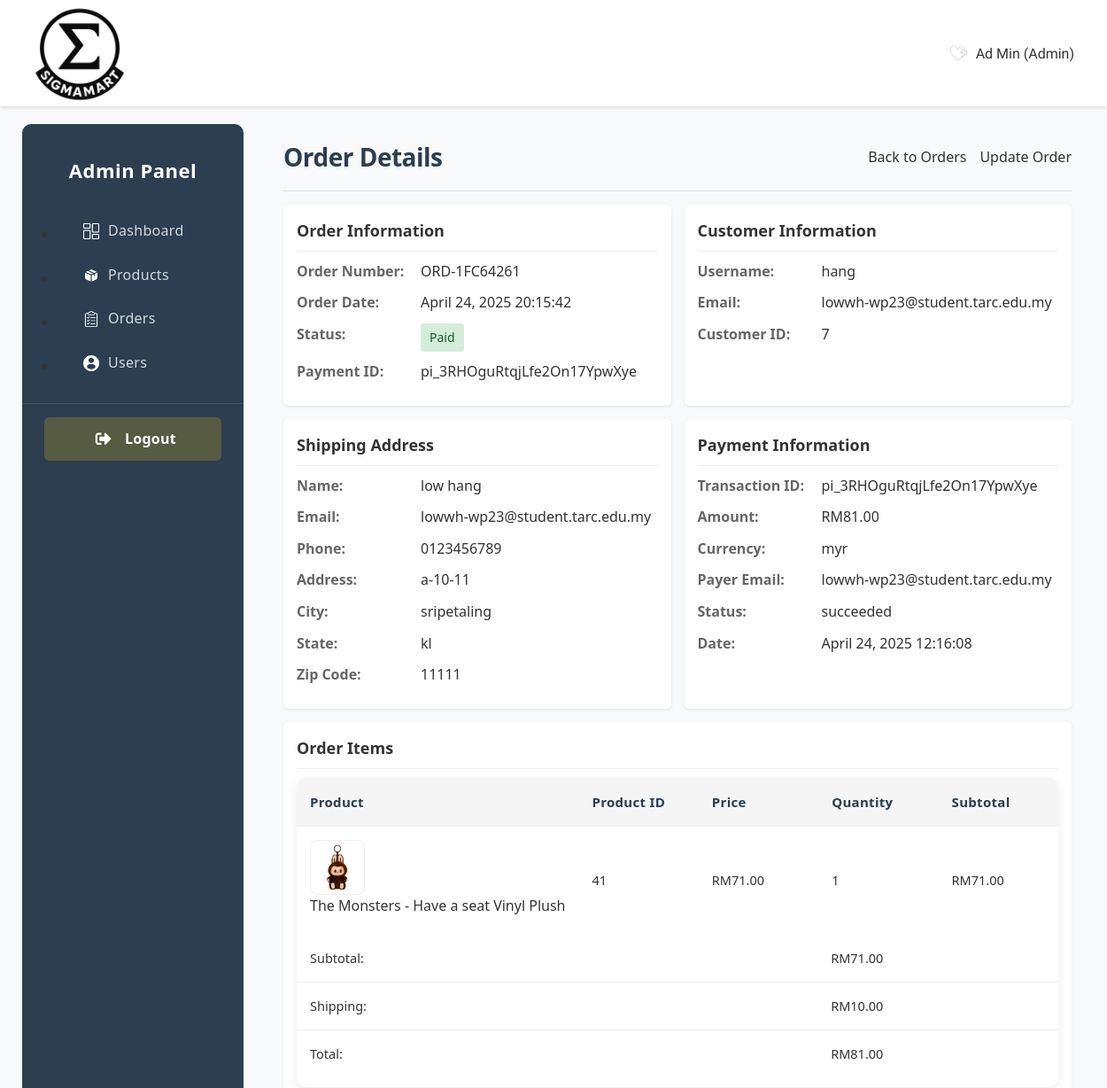
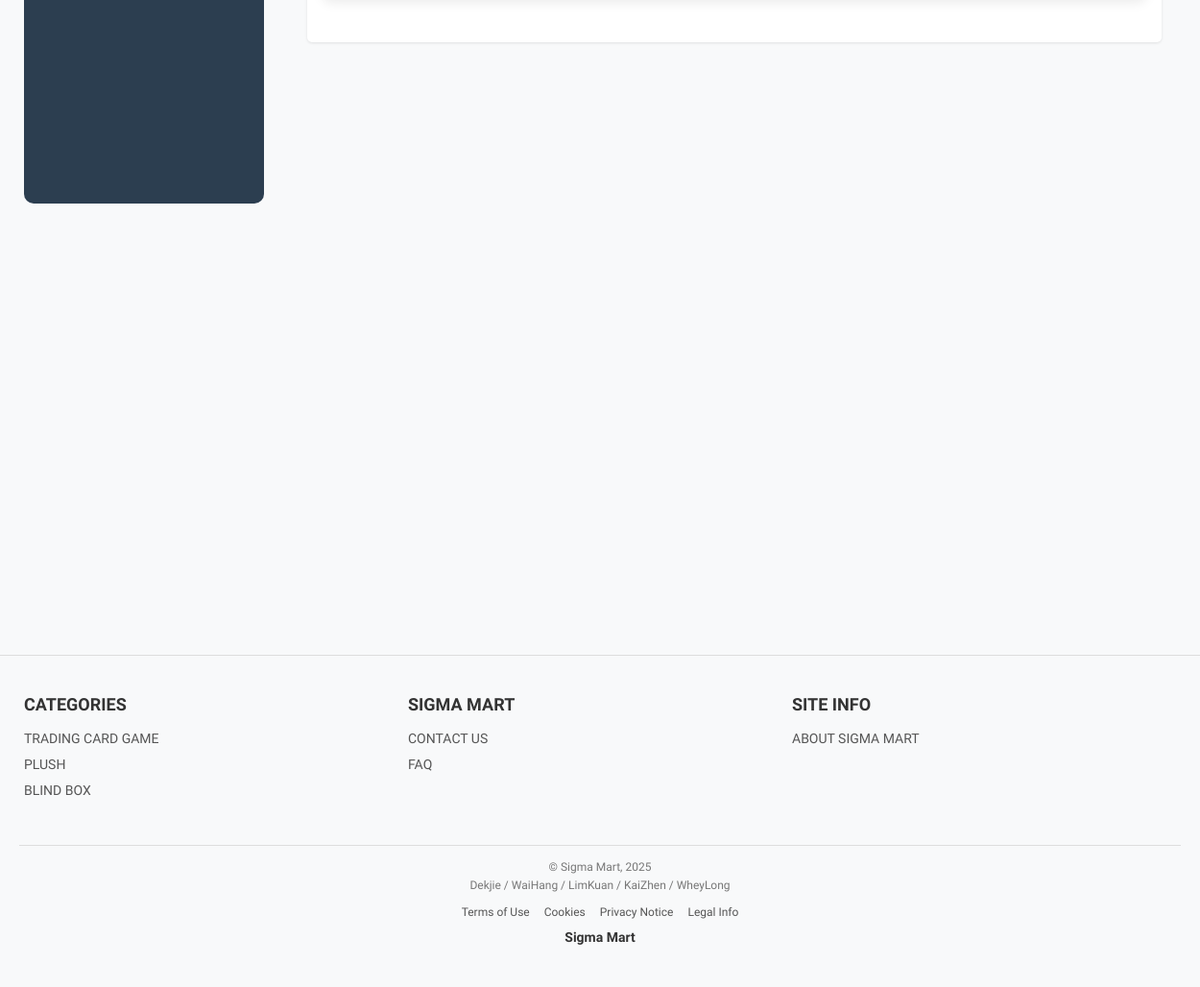
/admin/order_details.php?id=34 (signed in), run on the app's committed database (2 pictures, top to bottom).
### tables this page shows
CREATE TABLE `shipping_addresses` (
  `id` int(11) NOT NULL,
  `user_id` int(11) NOT NULL,
  `order_id` int(11) NOT NULL,
  `first_name` varchar(50) NOT NULL,
  `last_name` varchar(50) NOT NULL,
  `email` varchar(100) NOT NULL,
  `phone` varchar(20) NOT NULL,
  `address` varchar(255) NOT NULL,
  `city` varchar(100) NOT NULL,
  `state` varchar(100) NOT NULL,
  `zip_code` varchar(20) NOT NULL,
  `created_at` timestamp NOT NULL DEFAULT current_timestamp()
);

CREATE TABLE `orders` (
  `id` int(11) NOT NULL,
  `user_id` int(11) NOT NULL,
  `order_reference` varchar(50) NOT NULL,
  `total_amount` decimal(10,2) NOT NULL,
  `shipping_cost` decimal(10,2) NOT NULL,
  `status` varchar(20) NOT NULL DEFAULT 'Pending',
  `payment_id` varchar(100) DEFAULT NULL,
  `payment_date` datetime DEFAULT NULL,
  `payment_session_id` varchar(255) DEFAULT NULL,
  `order_date` datetime NOT NULL,
  `payment_method` varchar(50) DEFAULT NULL,
  `tracking_number` varchar(100) DEFAULT NULL,
  `admin_notes` text DEFAULT NULL
);

CREATE TABLE `users` (
  `UserID` int(7) NOT NULL,
  `username` varchar(255) NOT NULL,
  `FirstName` varchar(255) NOT NULL,
  `LastName` varchar(255) NOT NULL,
  `Email` varchar(255) NOT NULL,
  `Password` varchar(255) NOT NULL,
  `UserType` varchar(255) NOT NULL DEFAULT 'Member',
  `profileimgpath` varchar(255) DEFAULT NULL,
  `is_verified` tinyint(1) NOT NULL DEFAULT 0,
  `remember_token` varchar(255) DEFAULT NULL
);

CREATE TABLE `payment_logs` (
  `id` int(11) NOT NULL,
  `txn_id` varchar(100) DEFAULT NULL,
  `order_reference` varchar(50) DEFAULT NULL,
  `payment_amount` decimal(10,2) DEFAULT NULL,
  `payment_currency` varchar(10) DEFAULT NULL,
  `payer_email` varchar(100) DEFAULT NULL,
  `payment_status` varchar(20) NOT NULL,
  `ipn_data` text DEFAULT NULL,
  `created_at` timestamp NOT NULL DEFAULT current_timestamp()
);

CREATE TABLE `order_items` (
  `id` int(11) NOT NULL,
  `order_id` int(11) NOT NULL,
  `product_id` int(11) NOT NULL,
  `quantity` int(11) NOT NULL,
  `price` decimal(10,2) NOT NULL
);

CREATE TABLE `products` (
  `ProductID` int(5) NOT NULL,
  `CategoryID` int(11) NOT NULL,
  `BrandID` int(11) NOT NULL,
  `ProductName` varchar(255) NOT NULL,
  `ProductPrice` int(11) NOT NULL,
  `ProductDescription` text DEFAULT NULL,
  `date_added` datetime DEFAULT current_timestamp(),
  `sales_count` int(11) DEFAULT 0
);

### admin/order_details.php (the view, shortened to what this page needs)
<?php
require '../_base.php';
$orderId = (int)$_GET['id'];
$stmt = $pdo->prepare("
    SELECT o.*, u.Username, u.Email as UserEmail, sa.first_name, sa.last_name, sa.email, sa.phone, sa.address, sa.city, sa.state, sa.zip_code
    FROM orders o
    JOIN users u ON o.user_id = u.UserID
    LEFT JOIN shipping_addresses sa ON o.id = sa.order_id
    WHERE o.id = ?
");
$stmt->execute([$orderId]);
$order = $stmt->fetch(PDO::FETCH_ASSOC);
$stmt = $pdo->prepare("
    SELECT oi.*, p.ProductName, p.ProductID,
    (SELECT picturePath FROM productpictures WHERE ProductID = p.ProductID AND isCover = 1 LIMIT 1) as ImagePath
    FROM order_items oi
    JOIN products p ON oi.product_id = p.ProductID
    WHERE oi.order_id = ?
");
$stmt->execute([$orderId]);
$orderItems = $stmt->fetchAll(PDO::FETCH_ASSOC);
$stmt = $pdo->prepare("
    SELECT * FROM payment_logs
    WHERE order_reference = ?
    ORDER BY created_at DESC
");
$stmt->execute([$order['order_reference']]);
$paymentLogs = $stmt->fetchAll(PDO::FETCH_ASSOC);
include '../_head.php';
?>
<div class="admin-container">
    <div class="admin-sidebar">
        <?php include 'sidebar.php'; ?>
    </div>
    <div class="admin-content">
        <div class="admin-header">
            <h1>Order Details</h1>
            <div class="admin-actions">
                <a href="orders.php" class="back-btn">Back to Orders</a>
                <a href="update_order.php?id=<?php echo $order['id']; ?>" class="edit-btn">Update Order</a>
            </div>
        </div>
        <div class="order-details-grid">
            <div class="order-info-card">
                <h2>Order Information</h2>
                <div class="info-row">
                    <span class="info-label">Order Number:</span>
                    <span class="info-value"><?php echo htmlspecialchars($order['order_reference']); ?></span>
                </div>
                <div class="info-row">
                    <span class="info-label">Order Date:</span>
                    <span class="info-value"><?php echo date('F j, Y H:i:s', strtotime($order['order_date'])); ?></span>
                </div>
                <div class="info-row">
                    <span class="info-label">Status:</span>
                    <span class="info-value status-badge <?php echo strtolower($order['status']); ?>"><?php echo htmlspecialchars($order['status']); ?></span>
                </div>
                <div class="info-row">
                    <span class="info-label">Payment ID:</span>
                    <span class="info-value"><?php echo $order['payment_id'] ? htmlspecialchars($order['payment_id']) : 'N/A'; ?></span>
                </div>
            </div>
            <div class="order-info-card">
                <h2>Customer Information</h2>
                <div class="info-row">
                    <span class="info-label">Username:</span>
                    <span class="info-value"><?php echo htmlspecialchars($order['Username']); ?></span>
                </div>
                <div class="info-row">
                    <span class="info-label">Email:</span>
                    <span class="info-value"><?php echo htmlspecialchars($order['UserEmail']); ?></span>
                </div>
                <div class="info-row">
                    <span class="info-label">Customer ID:</span>
                    <span class="info-value"><?php echo htmlspecialchars($order['user_id']); ?></span>
                </div>
            </div>
            <div class="order-info-card">
                <h2>Shipping Address</h2>
                <?php if ($order['first_name']): ?>
                    <div class="info-row">
                        <span class="info-label">Name:</span>
                        <span class="info-value"><?php echo htmlspecialchars($order['first_name'] . ' ' . $order['last_name']); ?></span>
                    </div>
                    <div class="info-row">
                        <span class="info-label">Email:</span>
                        <span class="info-value"><?php echo htmlspecialchars($order['email']); ?></span>
                    </div>
                    <div class="info-row">
                        <span class="info-label">Phone:</span>
                        <span class="info-value"><?php echo htmlspecialchars($order['phone']); ?></span>
                    </div>
                    <div class="info-row">
                        <span class="info-label">Address:</span>
                        <span class="info-value"><?php echo htmlspecialchars($order['address']); ?></span>
                    </div>
                    <div class="info-row">
                        <span class="info-label">City:</span>
                        <span class="info-value"><?php echo htmlspecialchars($order['city']); ?></span>
                    </div>
                    <div class="info-row">
                        <span class="info-label">State:</span>
                        <span class="info-value"><?php echo htmlspecialchars($order['state']); ?></span>
                    </div>
                    <div class="info-row">
                        <span class="info-label">Zip Code:</span>
                        <span class="info-value"><?php echo htmlspecialchars($order['zip_code']); ?></span>
                    </div>
                <?php else: ?>
                    <p>No shipping address information available.</p>
                <?php endif; ?>
            </div>
            <div class="order-info-card">
                <h2>Payment Information</h2>
                <?php if (!empty($paymentLogs)): ?>
                    <?php foreach ($paymentLogs as $index => $log): ?>
                        <?php if ($index === 0): ?>
                            <div class="info-row">
                                <span class="info-label">Transaction ID:</span>
                                <span class="info-value"><?php echo htmlspecialchars($log['txn_id'] ?? 'N/A'); ?></span>
                            </div>
                            <div class="info-row">
                                <span class="info-label">Amount:</span>
                                <span class="info-value"><?php echo isset($log['payment_amount']) ? 'RM' . number_format($log['payment_amount'], 2) : 'N/A'; ?></span>
                            </div>
                            <div class="info-row">
                                <span class="info-label">Currency:</span>
                                <span class="info-value"><?php echo htmlspecialchars($log['payment_currency'] ?? 'N/A'); ?></span>
                            </div>
                            <div class="info-row">
                                <span class="info-label">Payer Email:</span>
                                <span class="info-value"><?php echo htmlspecialchars($log['payer_email'] ?? 'N/A'); ?></span>
                            </div>
                            <div class="info-row">
                                <span class="info-label">Status:</span>
                                <span class="info-value"><?php echo htmlspecialchars($log['payment_status']); ?></span>
                            </div>
                            <div class="info-row">
                                <span class="info-label">Date:</span>
                                <span class="info-value"><?php echo date('F j, Y H:i:s', strtotime($log['created_at'])); ?></span>
                            </div>
                        <?php endif; ?>
                    <?php endforeach; ?>
                <?php else: ?>
                    <p>No payment information available.</p>
                <?php endif; ?>
            </div>
        </div>
        <div class="order-items-section">
            <h2>Order Items</h2>
            <table class="admin-table">
                <thead>
                    <tr>
                        <th>Product</th>
                        <th>Product ID</th>
                        <th>Price</th>
                        <th>Quantity</th>
                        <th>Subtotal</th>
                    </tr>
                </thead>
                <tbody>
                    <?php foreach ($orderItems as $item): ?>
                    <tr>
                        <td>
                            <div class="item-info">
                                <div class="item-image">
                                    <?php if (!empty($item['ImagePath'])): ?>
                                        <img src="/<?php echo htmlspecialchars($item['ImagePath']); ?>" alt="<?php echo htmlspecialchars($item['ProductName']); ?>">
                                    <?php else: ?>
                                        <img src="../image/product-placeholder.jpg" alt="No Image">
                                    <?php endif; ?>
                                </div>
                                <div class="item-name">
                                    <?php echo htmlspecialchars($item['ProductName']); ?>
                                </div>
                            </div>
                        </td>
                        <td><?php echo $item['ProductID']; ?></td>
                        <td>RM<?php echo number_format($item['price'], 2); ?></td>
                        <td><?php echo $item['quantity']; ?></td>
                        <td>RM<?php echo number_format($item['price'] * $item['quantity'], 2); ?></td>
                    </tr>
                    <?php endforeach; ?>
                </tbody>
                <tfoot>
                    <tr>
                        <td colspan="4" class="text-right">Subtotal:</td>
                        <td>RM<?php echo number_format($order['total_amount'] - $order['shipping_cost'], 2); ?></td>
                    </tr>
                    <tr>
                        <td colspan="4" class="text-right">Shipping:</td>
                        <td>RM<?php echo number_format($order['shipping_cost'], 2); ?></td>
                    </tr>
                    <tr class="total-row">
                        <td colspan="4" class="text-right">Total:</td>
                        <td>RM<?php echo number_format($order['total_amount'], 2); ?></td>
                    </tr>
                </tfoot>
            </table>
        </div>
    </div>
</div>
<?php include '../_foot.php'; ?>

### css/base.css (style rules this page uses)
body { font-family: 'Varela Round', sans-serif; background-color: #f8f9fa; color: #333; margin: 0; padding: 0; }
h1, h2, h3, h4, h5, h6 { margin-top: 0; color: #333; }
a { text-decoration: none; color: #333; }

### css/admin.css (style rules this page uses)
.admin-container { max-width: 1200px; margin: 0 auto; padding: 20px; display: flex; gap: 30px; }
.admin-sidebar { width: 250px; background-color: #2c3e50; border-radius: 10px; padding: 25px 0; position: sticky; top: 20px; height: 1250px; overflow-y: auto; }
.admin-content { flex: 1; min-width: 0; display: flex; flex-direction: column; height: calc(100vh - 40px); }
.admin-header { display: flex; justify-content: space-between; align-items: center; margin-bottom: 30px; padding-bottom: 15px; border-bottom: 1px solid #e0e0e0; }
.admin-header h1 { font-size: 28px; font-weight: 700; color: #2c3e50; margin: 0; }
.admin-actions { display: flex; gap: 15px; }
.admin-table { width: 100%; border-collapse: separate; border-spacing: 0; margin-bottom: 30px; background-color: #fff; border-radius: 10px; overflow: hidden; box-shadow: 0 4px 12px rgba(0,0,0,0.08); }
.admin-table th, .admin-table td { padding: 15px; text-align: left; border-bottom: 1px solid #eee; }
.admin-table th { background-color: #f8f9fa; font-weight: 600; color: #495057; position: sticky; top: 0; z-index: 10; }
.admin-table tr:last-child td { border-bottom: none; }
.status-badge { display: inline-block; padding: 5px 12px; border-radius: 20px; font-size: 13px; font-weight: 500; text-transform: capitalize; }
.admin-container { font-family: 'Segoe UI', Roboto, 'Helvetica Neue', Arial, sans-serif; color: #333; line-height: 1.6; -webkit-font-smoothing: antialiased; -moz-osx-font-smoothing: grayscale; }
.admin-header h1 { font-size: 28px; font-weight: 700; color: #2c3e50; margin: 0; letter-spacing: -0.5px; }
.admin-table th { background-color: #f8f9fa; font-weight: 600; color: #2c3e50; font-size: 15px; letter-spacing: 0.3px; position: sticky; top: 0; z-index: 10; }
.admin-table td { font-size: 14.5px; color: #333; }
.admin-table img { width: 60px; height: 60px; object-fit: cover; }

### css/utilities.css (style rules this page uses)
.text-right { text-align: right; }

### css/order_details.css (style rules this page uses)
.order-details-grid { display: grid; grid-template-columns: 1fr 1.5fr; gap: 30px; }
.info-label { color: #666; font-weight: 500; }
.info-value { font-weight: 500; color: #333; }
.status-badge { padding: 5px 10px; border-radius: 4px; font-size: 14px; font-weight: 500; }
.status-badge.paid { background-color: #d4edda; color: #155724; }
.item-image { width: 80px; height: 80px; border-radius: 8px; overflow: hidden; margin-right: 15px; border: 1px solid #eee; }
.item-image img { width: 100%; height: 100%; object-fit: cover; }
.item-name { font-size: 16px; font-weight: 600; margin: 0 0 8px 0; color: #333; }

### css/process_stripe.css (style rules this page uses)
.info-row { display: flex; margin-bottom: 10px; }
.info-label { font-weight: 600; color: #666; width: 140px; flex-shrink: 0; }
.info-value { color: #333; }
.item-image { width: 60px; height: 60px; margin-right: 15px; flex-shrink: 0; }
.item-image img { width: 100%; height: 100%; object-fit: cover; border-radius: 4px; }
.item-name { font-weight: 500; margin-bottom: 5px; color: #333; }
.total-row { display: flex; justify-content: space-between; margin-bottom: 10px; }

### data on the page
shipping_addresses: order.order_reference "ORD-1FC64261", order.order_date "April 24, 2025 20:15:42", order.status "Paid", order.payment_id "pi_3RHOguRtqjLfe2On17YpwXye", user.username "hang", user.Email "lowwh-wp23@student.tarc.edu.my", order.user_id "7", first_name+last_name "low hang", email "lowwh-wp23@student.tarc.edu.my", phone "0123456789", address "a-10-11", city "sripetaling", state "kl", zip_code "11111", $order['total_amount']-$order['shipping_cost'] "71.00", order.shipping_cost "10.00", order.total_amount "81.00"
payment_logs: txn "pi_3RHOguRtqjLfe2On17YpwXye", payment_amount "81.00", payment_currency "myr", payer_email "lowwh-wp23@student.tarc.edu.my", payment_status "succeeded", created_at "April 24, 2025 12:16:08"
order_items: product.ProductName "The Monsters - Have a seat Vinyl Plush", product.ProductID "41", price "71.00", quantity "1", $item['price']*$item['quantity'] "71.00"

### other printed values
$fullName "Ad Min"
